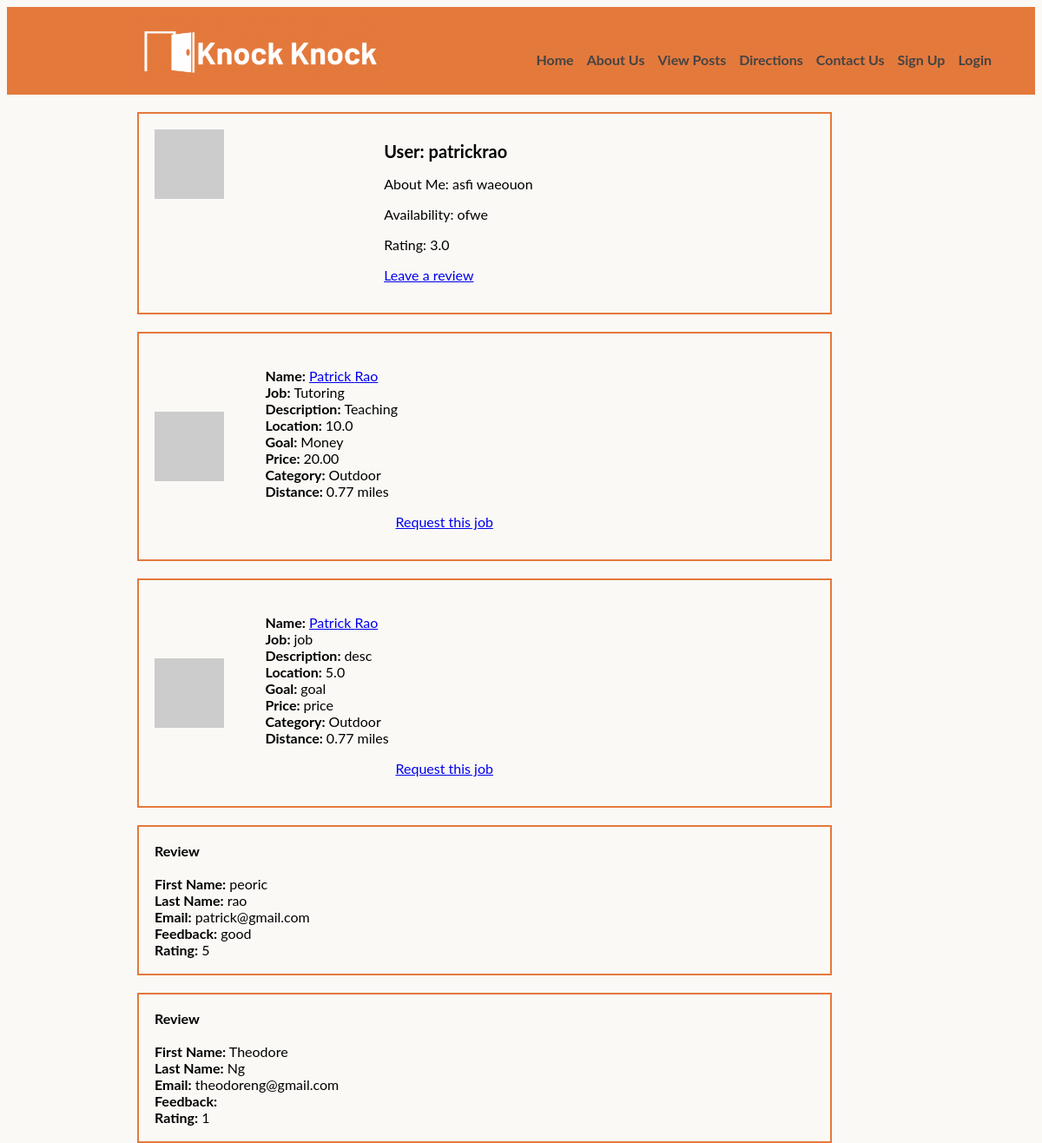
The app's page /profile/patrickrao with its own data.
### app/models.py (models this page shows, shortened)
class Users(UserMixin, db.Model): #added UserMixin
    id = db.Column(db.Integer, primary_key = True)
    username = db.Column(db.String, index = True, unique = True)
    firstName = db.Column(db.String, index = True)
    lastName = db.Column(db.String, index = True)
    email = db.Column(db.String, index = True, unique = True)
    password_hash = db.Column(db.String)
    longitude = db.Column(db.Float, index = True)
    latitude = db.Column(db.Float, index = True)
    posts = db.relationship('Posts', backref = 'author', lazy = 'dynamic')
    review = db.relationship('Review', backref = 'target', lazy = 'dynamic')
    numratings = db.Column(db.Integer, index = True)
    totalrating = db.Column(db.Integer, index = True)
    aboutMe = db.Column(db.String)
    availability = db.Column(db.String(140))
    def avatar(self, size):
        digest = md5(self.email.lower().encode('utf-8')).hexdigest()
        return 'https://www.gravatar.com/avatar/{}?d=identicon&s={}'.format(digest, size)

class Posts(db.Model):
    id = db.Column(db.Integer, primary_key = True)
    job = db.Column(db.String, index = True)
    description = db.Column(db.String, index = True)
    price = db.Column(db.String, index = True)
    goal = db.Column(db.String, index = True)
    categories = db.Column(db.String, index = True)
    distance = db.Column(db.Float,index = True)
    location = db.Column(db.Float, index = True)
    user_id = db.Column(db.Integer, db.ForeignKey('users.id'))

class Review(db.Model):
    id = db.Column(db.Integer, primary_key = True)
    feedback = db.Column(db.String(200), index = True)
    firstName = db.Column(db.String, index = True)
    lastName = db.Column(db.String, index = True)
    email = db.Column(db.String, index = True)
    rating = db.Column(db.Integer, index = True)
    user_id = db.Column(db.Integer, db.ForeignKey('users.id'))

### app/routes.py (the view)
@app.route('/profile/<username>')
def profilePage(username):
    theuser = Users.query.filter_by(username=username).first()
    try:
        theuser.posts
    except AttributeError:
        hasposts = False
        posts = 0
    else:
        posts = theuser.posts
        hasposts = True
        try:
            theuser.review
            reviewsss = theuser.review
        except AttributeError:
            reviewsss = None
    if theuser.posts is  None:
        hasposts = False
        posts = 0
    reviewResults = Review.query.all()
    total = 0
    num = 0
    if(reviewResults):
        for review in reviewResults:
            if review.target == theuser:
                num = num + 1
                total = total + review.rating
    theuser.totalrating = total
    theuser.numratings = num
    try:
        av = total/num
    except ZeroDivisionError:
        average = 'No Rating'
    else:
        average = round(av, 2)
    db.session.commit()
    return render_template('profile.html', user = theuser, average = average, posts = posts, haspost = hasposts, reviews = reviewsss)

### app/templates/profile.html (shortened to what this page needs)
{% extends "base.html" %}
{% block content %}
    <table>
        <tr valign="top">
            <td><img src="{{ user.avatar(128) }}"></td>
            <td>
                <h1>User: {{ user.username }}</h1>
                <p>About Me: {% if user.aboutMe %}{{ user.aboutMe }}{% endif %}</p>
                <p>Availability: {% if user.availability %}{{ user.availability }}{% endif %}</p>
                <p>Rating: {% if average %}{{ average }}{% endif %}</p>
                {% if user != current_user %}
                    <p><a href="{{ url_for('review', username = user.username) }}">Leave a review</a></p>
                {% endif %}
            </td>
        </tr>
    </table>
    {% for post in posts %}
        {% include '_viewposts.html' %}
    {% endfor %}
    {% for review in reviews %}
        {% include '_review.html' %}
    {% endfor %}
{% endblock %}

### app/templates/base.html (shortened to what this page needs)
<!doctype html>
<html>
    <head>
        <link rel="stylesheet" type="text/css" href="{{ url_for('static', filename='style.css') }}"/>
    </head>
    <body>
        <header>
          <a href="{{ url_for('homePage') }}"><img src="/static/knockknocklogo.png" id = "logo"/></a>
              <strong><nav>
                <ul class="menu">
                  {% if current_user.is_anonymous %}
                  <li><a href="{{ url_for('loginPage') }}">Login</a></li>
                  <li><a href="{{ url_for('signupPage') }}">Sign Up</a></li>
                  {% else %}
                  <li><a href="{{ url_for('logout') }}">Logout</a></li>
                  <li><a href="{{ url_for('profilePage', username=current_user.username) }}">Profile</a></li>
                  <li><a href="{{ url_for('postPage') }}">Post</a></li>
                  {% endif %}
                  <li><a href="{{ url_for('contactUsPage') }}">Contact Us</a></li>
                  <li><a href="{{ url_for('directionsPage') }}">Directions</a></li>
                  <li><a href="{{ url_for('viewPostPage') }}">View Posts</a></li>
                  <li><a href="{{ url_for('aboutUsPage') }}">About Us</a></li>
                  <li><a href="{{ url_for('homePage') }}">Home</a></li>
                </ul>
              </nav></strong>
          </header>
        {% block content %}{% endblock %}
    </body>
</html>

### app/templates/_viewposts.html (shortened to what this page needs)
<table>
        <td> <img src="{{ post.author.avatar(150) }}">
        <td>
            <br>
            <First style = "font-weight:bold; ">Name:</First> <a href="{{ url_for('profilePage', username=post.author.username) }}">{{ post.author.firstName }} {{ post.author.lastName }}</a><br>
            <span style = "font-weight:bold; ">Job: </span> <span>{{ post.job }}</span> <br>
            <span style = "font-weight:bold; ">Description: </span> <span>{{ post.description }}</span> <br>
            <span style = "font-weight:bold; ">Location: </span> <span>{{ post.location }}</span> <br>
            <span style = "font-weight:bold; ">Goal: </span> <span>{{ post.goal }}</span> <br>
            <span style = "font-weight:bold; ">Price: </span> <span>{{ post.price }}</span> <br>
            <span style = "font-weight:bold; ">Category: </span> <span>{{ post.categories }}</span> <br>
            <span style = "font-weight:bold; ">Distance: </span> <span>{{ post.distance }} miles</span> <br>
            <p><a href="{{ url_for('requestJob', username=post.author.username, price = post.price) }}"> Request this job</a></p>
        </td>
    </td>
</table>

### app/templates/_review.html
<table>
    <td>
        <First style = "font-weight:bold; "> Review</First><br><br>
        <First style = "font-weight:bold; "> First Name:</First> {{ review.firstName }}<br>
        <First style = "font-weight:bold; "> Last Name:</First> {{ review.lastName }}<br>
        <First style = "font-weight:bold; "> Email:</First> {{ review.email }}<br>
        <First style = "font-weight:bold; "> Feedback:</First> {{ review.feedback }}<br>
        <First style = "font-weight:bold; "> Rating:</First> {{ review.rating }}<br>
    </td>
</table>

### app/static/style.css (style rules this page uses)
html, body::-webkit-scrollbar { height: 100%; width: 100%; font-family: 'Lato', sans-serif; background-color: #FAF9F6; -ms-overflow-style: none; scrollbar-width: none; }
p { color: black; margin-left: 150px; margin-right: 150px; }
#logo { width: 300px; height: 80px; margin-left: 130px; float: left; }
table { width: 800px; border: 2px solid #E4793C; padding: 15px; margin-left: 150px; margin-right: 150px; margin-top: 20px; }
h1 { font-size: 20px; text-align: left; margin-left: 150px; color: black; }
header { background-color: #e4793c; padding: 10px; vertical-align: middle; }
nav { padding: 25px; padding-bottom: 40px; }
nav a { padding-right: 15px; color: #FAF9F6; text-decoration: none; }
.menu li { display: inline; float: right; }
.menu li + li { float: right; display: inline; }
.menu li a { color: #444; text-decoration: none; display: inline; }

### records on screen
Users: username "patrickrao", aboutMe "asfi waeouon", availability "ofwe"
Posts: author.firstName "Patrick", author.lastName "Rao", job "Tutoring", description "Teaching", location "10.0", goal "Money", price "20.00", categories "Outdoor", distance "0.77"
Posts: author.firstName "Patrick", author.lastName "Rao", job "job", description "desc", location "5.0", goal "goal", price "price", categories "Outdoor", distance "0.77"
Review: firstName "peoric", lastName "rao", email "patrick@gmail.com", feedback "good", rating "5"
Review: firstName "Theodore", lastName "Ng", email "theodoreng@gmail.com", rating "1"

### other values on screen
{{ average }} "3.0"
